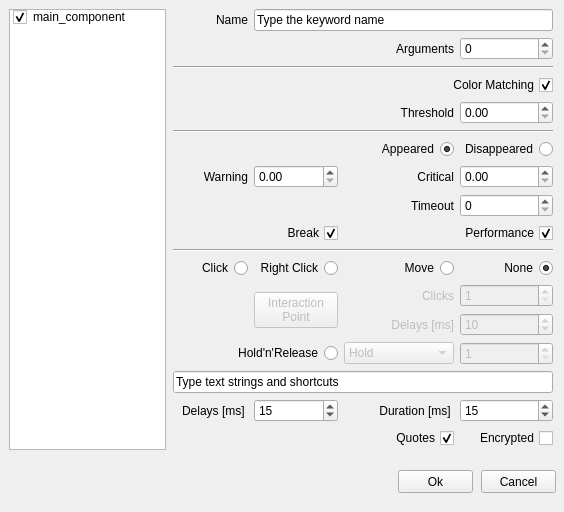
<?xml version="1.0" encoding="UTF-8"?>
<ui version="4.0">
 <class>Form</class>
 <widget class="QWidget" name="Form">
  <property name="geometry">
   <rect>
    <x>0</x>
    <y>0</y>
    <width>564</width>
    <height>512</height>
   </rect>
  </property>
  <property name="windowTitle">
   <string>Alyvix - Image Finder</string>
  </property>
  <widget class="QPushButton" name="pushButtonCancel">
   <property name="geometry">
    <rect>
     <x>481</x>
     <y>470</y>
     <width>75</width>
     <height>23</height>
    </rect>
   </property>
   <property name="text">
    <string>Cancel</string>
   </property>
  </widget>
  <widget class="QPushButton" name="pushButtonOk">
   <property name="geometry">
    <rect>
     <x>398</x>
     <y>470</y>
     <width>75</width>
     <height>23</height>
    </rect>
   </property>
   <property name="text">
    <string>Ok</string>
   </property>
  </widget>
  <widget class="QLabel" name="label_line">
   <property name="geometry">
    <rect>
     <x>100</x>
     <y>10000</y>
     <width>61</width>
     <height>21</height>
    </rect>
   </property>
   <property name="text">
    <string>Begin Line</string>
   </property>
   <property name="alignment">
    <set>Qt::AlignRight|Qt::AlignTrailing|Qt::AlignVCenter</set>
   </property>
  </widget>
  <widget class="QListWidget" name="listWidgetBlocks">
   <property name="geometry">
    <rect>
     <x>482</x>
     <y>10000</y>
     <width>81</width>
     <height>261</height>
    </rect>
   </property>
  </widget>
  <widget class="QPushButton" name="pushButtonAddBlock">
   <property name="geometry">
    <rect>
     <x>300</x>
     <y>10000</y>
     <width>71</width>
     <height>23</height>
    </rect>
   </property>
   <property name="text">
    <string>Add Block</string>
   </property>
  </widget>
  <widget class="QTextEdit" name="textEditCustomLines">
   <property name="geometry">
    <rect>
     <x>18</x>
     <y>10000</y>
     <width>456</width>
     <height>221</height>
    </rect>
   </property>
   <property name="tabStopWidth">
    <number>80</number>
   </property>
   <property name="acceptRichText">
    <bool>false</bool>
   </property>
  </widget>
  <widget class="QPushButton" name="pushButtonRemoveBlock">
   <property name="geometry">
    <rect>
     <x>380</x>
     <y>10000</y>
     <width>91</width>
     <height>23</height>
    </rect>
   </property>
   <property name="text">
    <string>Remove Block</string>
   </property>
  </widget>
  <widget class="QSpinBox" name="spinBoxLine">
   <property name="geometry">
    <rect>
     <x>170</x>
     <y>10000</y>
     <width>121</width>
     <height>22</height>
    </rect>
   </property>
   <property name="minimum">
    <number>1</number>
   </property>
   <property name="maximum">
    <number>99999</number>
   </property>
  </widget>
  <widget class="QListWidget" name="listWidget">
   <property name="geometry">
    <rect>
     <x>9</x>
     <y>9</y>
     <width>157</width>
     <height>441</height>
    </rect>
   </property>
   <property name="selectionMode">
    <enum>QAbstractItemView::SingleSelection</enum>
   </property>
   <item>
    <property name="text">
     <string>main_component</string>
    </property>
    <property name="checkState">
     <enum>Checked</enum>
    </property>
   </item>
  </widget>
  <widget class="QWidget" name="widget" native="true">
   <property name="geometry">
    <rect>
     <x>173</x>
     <y>9</y>
     <width>381</width>
     <height>451</height>
    </rect>
   </property>
   <widget class="QWidget" name="gridLayoutWidget">
    <property name="geometry">
     <rect>
      <x>0</x>
      <y>0</y>
      <width>380</width>
      <height>441</height>
     </rect>
    </property>
    <layout class="QGridLayout" name="gridLayout">
     <item row="10" column="0" colspan="4">
      <widget class="Line" name="line_10">
       <property name="orientation">
        <enum>Qt::Horizontal</enum>
       </property>
      </widget>
     </item>
     <item row="4" column="0" colspan="3">
      <widget class="QLabel" name="threshold_label">
       <property name="text">
        <string>Threshold</string>
       </property>
       <property name="alignment">
        <set>Qt::AlignRight|Qt::AlignTrailing|Qt::AlignVCenter</set>
       </property>
      </widget>
     </item>
     <item row="6" column="3">
      <widget class="QRadioButton" name="wait_disapp_radio">
       <property name="layoutDirection">
        <enum>Qt::RightToLeft</enum>
       </property>
       <property name="text">
        <string>Disappeared</string>
       </property>
       <property name="checked">
        <bool>false</bool>
       </property>
       <attribute name="buttonGroup">
        <string notr="true">buttonGroup_5</string>
       </attribute>
      </widget>
     </item>
     <item row="9" column="2" colspan="2">
      <widget class="QCheckBox" name="checkBoxEnablePerformance">
       <property name="layoutDirection">
        <enum>Qt::RightToLeft</enum>
       </property>
       <property name="text">
        <string>Performance</string>
       </property>
       <property name="checked">
        <bool>true</bool>
       </property>
      </widget>
     </item>
     <item row="8" column="3">
      <widget class="QSpinBox" name="timeout_spinbox">
       <property name="maximum">
        <number>999999</number>
       </property>
      </widget>
     </item>
     <item row="8" column="2">
      <widget class="QLabel" name="timeout_label">
       <property name="text">
        <string>Timeout</string>
       </property>
       <property name="alignment">
        <set>Qt::AlignRight|Qt::AlignTrailing|Qt::AlignVCenter</set>
       </property>
      </widget>
     </item>
     <item row="11" column="0">
      <widget class="QRadioButton" name="clickRadio">
       <property name="layoutDirection">
        <enum>Qt::RightToLeft</enum>
       </property>
       <property name="text">
        <string>Click</string>
       </property>
       <attribute name="buttonGroup">
        <string notr="true">buttonGroup_2</string>
       </attribute>
      </widget>
     </item>
     <item row="14" column="3">
      <widget class="QSpinBox" name="holdreleaseSpinBox">
       <property name="enabled">
        <bool>false</bool>
       </property>
       <property name="minimum">
        <number>1</number>
       </property>
       <property name="maximum">
        <number>9999</number>
       </property>
      </widget>
     </item>
     <item row="13" column="2">
      <widget class="QLabel" name="labelClickDelay">
       <property name="enabled">
        <bool>false</bool>
       </property>
       <property name="text">
        <string>Delays [ms]</string>
       </property>
       <property name="alignment">
        <set>Qt::AlignRight|Qt::AlignTrailing|Qt::AlignVCenter</set>
       </property>
      </widget>
     </item>
     <item row="7" column="2">
      <widget class="QLabel" name="labelCritical">
       <property name="text">
        <string>Critical</string>
       </property>
       <property name="alignment">
        <set>Qt::AlignRight|Qt::AlignTrailing|Qt::AlignVCenter</set>
       </property>
      </widget>
     </item>
     <item row="11" column="2">
      <widget class="QRadioButton" name="movemouseRadio">
       <property name="layoutDirection">
        <enum>Qt::RightToLeft</enum>
       </property>
       <property name="text">
        <string>Move</string>
       </property>
       <property name="checked">
        <bool>false</bool>
       </property>
       <attribute name="buttonGroup">
        <string notr="true">buttonGroup_2</string>
       </attribute>
      </widget>
     </item>
     <item row="14" column="0" colspan="2">
      <widget class="QRadioButton" name="holdreleaseRadio">
       <property name="layoutDirection">
        <enum>Qt::RightToLeft</enum>
       </property>
       <property name="text">
        <string>Hold'n'Release</string>
       </property>
       <attribute name="buttonGroup">
        <string notr="true">buttonGroup_2</string>
       </attribute>
      </widget>
     </item>
     <item row="6" column="0" colspan="3">
      <widget class="QRadioButton" name="wait_radio">
       <property name="layoutDirection">
        <enum>Qt::RightToLeft</enum>
       </property>
       <property name="text">
        <string>Appeared</string>
       </property>
       <property name="checked">
        <bool>true</bool>
       </property>
       <attribute name="buttonGroup">
        <string notr="true">buttonGroup_5</string>
       </attribute>
      </widget>
     </item>
     <item row="1" column="3">
      <widget class="QSpinBox" name="spinBoxArgs"/>
     </item>
     <item row="1" column="2">
      <widget class="QLabel" name="labelArgs">
       <property name="text">
        <string>Arguments</string>
       </property>
       <property name="alignment">
        <set>Qt::AlignRight|Qt::AlignTrailing|Qt::AlignVCenter</set>
       </property>
      </widget>
     </item>
     <item row="12" column="1" rowspan="2">
      <widget class="QPushButton" name="pushButtonXYoffset">
       <property name="enabled">
        <bool>false</bool>
       </property>
       <property name="text">
        <string>Interaction
Point</string>
       </property>
      </widget>
     </item>
     <item row="2" column="0" colspan="4">
      <widget class="Line" name="line_3">
       <property name="orientation">
        <enum>Qt::Horizontal</enum>
       </property>
      </widget>
     </item>
     <item row="0" column="1" colspan="3">
      <widget class="QLineEdit" name="namelineedit">
       <property name="text">
        <string>Type the keyword name</string>
       </property>
      </widget>
     </item>
     <item row="15" column="0" colspan="4">
      <widget class="QLineEdit" name="inserttext">
       <property name="text">
        <string>Type text strings and shortcuts</string>
       </property>
      </widget>
     </item>
     <item row="11" column="1">
      <widget class="QRadioButton" name="rightclickRadio">
       <property name="layoutDirection">
        <enum>Qt::RightToLeft</enum>
       </property>
       <property name="text">
        <string>Right Click</string>
       </property>
       <attribute name="buttonGroup">
        <string notr="true">buttonGroup_2</string>
       </attribute>
      </widget>
     </item>
     <item row="0" column="0">
      <widget class="QLabel" name="labelName">
       <property name="layoutDirection">
        <enum>Qt::LeftToRight</enum>
       </property>
       <property name="text">
        <string>Name</string>
       </property>
       <property name="alignment">
        <set>Qt::AlignRight|Qt::AlignTrailing|Qt::AlignVCenter</set>
       </property>
      </widget>
     </item>
     <item row="7" column="3">
      <widget class="QDoubleSpinBox" name="doubleSpinBoxCritical">
       <property name="maximum">
        <double>9999.989999999999782</double>
       </property>
       <property name="singleStep">
        <double>1.000000000000000</double>
       </property>
      </widget>
     </item>
     <item row="4" column="3">
      <widget class="QDoubleSpinBox" name="doubleSpinBoxThreshold">
       <property name="maximum">
        <double>1.000000000000000</double>
       </property>
       <property name="singleStep">
        <double>0.050000000000000</double>
       </property>
      </widget>
     </item>
     <item row="12" column="3">
      <widget class="QSpinBox" name="clicknumber_spinbox">
       <property name="enabled">
        <bool>false</bool>
       </property>
       <property name="minimum">
        <number>1</number>
       </property>
      </widget>
     </item>
     <item row="16" column="0">
      <widget class="QLabel" name="labelSendKeysDelay">
       <property name="text">
        <string>Delays [ms] </string>
       </property>
       <property name="alignment">
        <set>Qt::AlignRight|Qt::AlignTrailing|Qt::AlignVCenter</set>
       </property>
      </widget>
     </item>
     <item row="7" column="0">
      <widget class="QLabel" name="labelWarning">
       <property name="text">
        <string>Warning</string>
       </property>
       <property name="alignment">
        <set>Qt::AlignRight|Qt::AlignTrailing|Qt::AlignVCenter</set>
       </property>
      </widget>
     </item>
     <item row="9" column="0" colspan="2">
      <widget class="QCheckBox" name="timeout_exception">
       <property name="layoutDirection">
        <enum>Qt::RightToLeft</enum>
       </property>
       <property name="text">
        <string>Break</string>
       </property>
       <property name="checked">
        <bool>true</bool>
       </property>
      </widget>
     </item>
     <item row="14" column="2">
      <widget class="QComboBox" name="holdreleaseComboBox">
       <property name="enabled">
        <bool>false</bool>
       </property>
       <item>
        <property name="text">
         <string>Hold</string>
        </property>
       </item>
       <item>
        <property name="text">
         <string>Release</string>
        </property>
       </item>
       <item>
        <property name="text">
         <string>Release Up</string>
        </property>
       </item>
       <item>
        <property name="text">
         <string>Release Down</string>
        </property>
       </item>
       <item>
        <property name="text">
         <string>Release Left</string>
        </property>
       </item>
       <item>
        <property name="text">
         <string>Release Right</string>
        </property>
       </item>
      </widget>
     </item>
     <item row="5" column="0" colspan="4">
      <widget class="Line" name="line_8">
       <property name="orientation">
        <enum>Qt::Horizontal</enum>
       </property>
      </widget>
     </item>
     <item row="11" column="3">
      <widget class="QRadioButton" name="dontclickRadio">
       <property name="layoutDirection">
        <enum>Qt::RightToLeft</enum>
       </property>
       <property name="text">
        <string>None</string>
       </property>
       <property name="checked">
        <bool>true</bool>
       </property>
       <attribute name="buttonGroup">
        <string notr="true">buttonGroup_2</string>
       </attribute>
      </widget>
     </item>
     <item row="16" column="2">
      <widget class="QLabel" name="labelSendKeysDuration">
       <property name="text">
        <string>Duration [ms] </string>
       </property>
       <property name="alignment">
        <set>Qt::AlignRight|Qt::AlignTrailing|Qt::AlignVCenter</set>
       </property>
      </widget>
     </item>
     <item row="17" column="2">
      <widget class="QCheckBox" name="add_quotes">
       <property name="layoutDirection">
        <enum>Qt::RightToLeft</enum>
       </property>
       <property name="text">
        <string>Quotes</string>
       </property>
       <property name="checked">
        <bool>true</bool>
       </property>
      </widget>
     </item>
     <item row="16" column="1">
      <widget class="QSpinBox" name="spinBoxSendKeysDelay">
       <property name="maximum">
        <number>60000</number>
       </property>
       <property name="value">
        <number>15</number>
       </property>
      </widget>
     </item>
     <item row="17" column="3">
      <widget class="QCheckBox" name="text_encrypted">
       <property name="layoutDirection">
        <enum>Qt::RightToLeft</enum>
       </property>
       <property name="text">
        <string> Encrypted</string>
       </property>
       <property name="checked">
        <bool>false</bool>
       </property>
      </widget>
     </item>
     <item row="7" column="1">
      <widget class="QDoubleSpinBox" name="doubleSpinBoxWarning">
       <property name="maximum">
        <double>9999.989999999999782</double>
       </property>
       <property name="singleStep">
        <double>1.000000000000000</double>
       </property>
      </widget>
     </item>
     <item row="12" column="2">
      <widget class="QLabel" name="labelClickNumber">
       <property name="enabled">
        <bool>false</bool>
       </property>
       <property name="text">
        <string>Clicks</string>
       </property>
       <property name="alignment">
        <set>Qt::AlignRight|Qt::AlignTrailing|Qt::AlignVCenter</set>
       </property>
      </widget>
     </item>
     <item row="13" column="3">
      <widget class="QSpinBox" name="clickdelay_spinbox">
       <property name="enabled">
        <bool>false</bool>
       </property>
       <property name="minimum">
        <number>1</number>
       </property>
       <property name="maximum">
        <number>60000</number>
       </property>
       <property name="value">
        <number>10</number>
       </property>
      </widget>
     </item>
     <item row="16" column="3">
      <widget class="QSpinBox" name="spinBoxSendKeysDuration">
       <property name="maximum">
        <number>60000</number>
       </property>
       <property name="value">
        <number>15</number>
       </property>
      </widget>
     </item>
     <item row="3" column="2" colspan="2">
      <widget class="QCheckBox" name="checkBoxMatchColors">
       <property name="layoutDirection">
        <enum>Qt::RightToLeft</enum>
       </property>
       <property name="text">
        <string>Color Matching</string>
       </property>
       <property name="checked">
        <bool>true</bool>
       </property>
      </widget>
     </item>
    </layout>
   </widget>
  </widget>
  <widget class="QWidget" name="widget_2" native="true">
   <property name="geometry">
    <rect>
     <x>173</x>
     <y>9000</y>
     <width>381</width>
     <height>301</height>
    </rect>
   </property>
   <widget class="QWidget" name="gridLayoutWidget_2">
    <property name="geometry">
     <rect>
      <x>0</x>
      <y>0</y>
      <width>380</width>
      <height>291</height>
     </rect>
    </property>
    <layout class="QGridLayout" name="gridLayout_2">
     <item row="3" column="3">
      <widget class="QRadioButton" name="dontclickRadio_2">
       <property name="layoutDirection">
        <enum>Qt::RightToLeft</enum>
       </property>
       <property name="text">
        <string>None</string>
       </property>
       <property name="checked">
        <bool>true</bool>
       </property>
       <attribute name="buttonGroup">
        <string notr="true">buttonGroup_4</string>
       </attribute>
      </widget>
     </item>
     <item row="4" column="2">
      <widget class="QLabel" name="labelClickNumber_2">
       <property name="enabled">
        <bool>false</bool>
       </property>
       <property name="text">
        <string>Clicks</string>
       </property>
       <property name="alignment">
        <set>Qt::AlignRight|Qt::AlignTrailing|Qt::AlignVCenter</set>
       </property>
      </widget>
     </item>
     <item row="6" column="2">
      <widget class="QComboBox" name="holdreleaseComboBox_2">
       <property name="enabled">
        <bool>false</bool>
       </property>
       <item>
        <property name="text">
         <string>Hold</string>
        </property>
       </item>
       <item>
        <property name="text">
         <string>Release</string>
        </property>
       </item>
       <item>
        <property name="text">
         <string>Release Up</string>
        </property>
       </item>
       <item>
        <property name="text">
         <string>Release Down</string>
        </property>
       </item>
       <item>
        <property name="text">
         <string>Release Left</string>
        </property>
       </item>
       <item>
        <property name="text">
         <string>Release Right</string>
        </property>
       </item>
      </widget>
     </item>
     <item row="9" column="3">
      <widget class="QCheckBox" name="text_encrypted_2">
       <property name="layoutDirection">
        <enum>Qt::RightToLeft</enum>
       </property>
       <property name="text">
        <string>Encrypted</string>
       </property>
       <property name="checked">
        <bool>false</bool>
       </property>
      </widget>
     </item>
     <item row="5" column="2">
      <widget class="QLabel" name="labelClickDelay_2">
       <property name="enabled">
        <bool>false</bool>
       </property>
       <property name="text">
        <string>Delays [ms]</string>
       </property>
       <property name="alignment">
        <set>Qt::AlignRight|Qt::AlignTrailing|Qt::AlignVCenter</set>
       </property>
      </widget>
     </item>
     <item row="4" column="1" rowspan="2">
      <widget class="QPushButton" name="pushButtonXYoffset_2">
       <property name="enabled">
        <bool>false</bool>
       </property>
       <property name="text">
        <string>Interaction
Point</string>
       </property>
      </widget>
     </item>
     <item row="1" column="3">
      <widget class="QDoubleSpinBox" name="doubleSpinBoxThreshold_2">
       <property name="maximum">
        <double>1.000000000000000</double>
       </property>
       <property name="singleStep">
        <double>0.050000000000000</double>
       </property>
      </widget>
     </item>
     <item row="5" column="3">
      <widget class="QSpinBox" name="clickdelay_spinbox_2">
       <property name="enabled">
        <bool>false</bool>
       </property>
       <property name="minimum">
        <number>1</number>
       </property>
       <property name="maximum">
        <number>60000</number>
       </property>
       <property name="value">
        <number>10</number>
       </property>
      </widget>
     </item>
     <item row="3" column="2">
      <widget class="QRadioButton" name="movemouseRadio_2">
       <property name="layoutDirection">
        <enum>Qt::RightToLeft</enum>
       </property>
       <property name="text">
        <string>Move</string>
       </property>
       <property name="checked">
        <bool>false</bool>
       </property>
       <attribute name="buttonGroup">
        <string notr="true">buttonGroup_4</string>
       </attribute>
      </widget>
     </item>
     <item row="6" column="0" colspan="2">
      <widget class="QRadioButton" name="holdreleaseRadio_2">
       <property name="layoutDirection">
        <enum>Qt::RightToLeft</enum>
       </property>
       <property name="text">
        <string>Hold'n'Release</string>
       </property>
       <attribute name="buttonGroup">
        <string notr="true">buttonGroup_4</string>
       </attribute>
      </widget>
     </item>
     <item row="8" column="2">
      <widget class="QLabel" name="labelSendKeysDuration_2">
       <property name="text">
        <string>Duration [ms] </string>
       </property>
       <property name="alignment">
        <set>Qt::AlignRight|Qt::AlignTrailing|Qt::AlignVCenter</set>
       </property>
      </widget>
     </item>
     <item row="6" column="3">
      <widget class="QSpinBox" name="holdreleaseSpinBox_2">
       <property name="enabled">
        <bool>false</bool>
       </property>
       <property name="minimum">
        <number>1</number>
       </property>
       <property name="maximum">
        <number>9999</number>
       </property>
      </widget>
     </item>
     <item row="3" column="0">
      <widget class="QRadioButton" name="clickRadio_2">
       <property name="layoutDirection">
        <enum>Qt::RightToLeft</enum>
       </property>
       <property name="text">
        <string>Click</string>
       </property>
       <attribute name="buttonGroup">
        <string notr="true">buttonGroup_4</string>
       </attribute>
      </widget>
     </item>
     <item row="8" column="3">
      <widget class="QSpinBox" name="spinBoxSendKeysDuration_2">
       <property name="maximum">
        <number>60000</number>
       </property>
       <property name="value">
        <number>15</number>
       </property>
      </widget>
     </item>
     <item row="2" column="0" colspan="4">
      <widget class="Line" name="line_5">
       <property name="orientation">
        <enum>Qt::Horizontal</enum>
       </property>
      </widget>
     </item>
     <item row="4" column="3">
      <widget class="QSpinBox" name="clicknumber_spinbox_2">
       <property name="enabled">
        <bool>false</bool>
       </property>
       <property name="minimum">
        <number>1</number>
       </property>
      </widget>
     </item>
     <item row="7" column="0" colspan="4">
      <widget class="QLineEdit" name="inserttext_2">
       <property name="text">
        <string>Type text strings and shortcuts</string>
       </property>
      </widget>
     </item>
     <item row="8" column="1">
      <widget class="QSpinBox" name="spinBoxSendKeysDelay_2">
       <property name="maximum">
        <number>60000</number>
       </property>
       <property name="value">
        <number>15</number>
       </property>
      </widget>
     </item>
     <item row="9" column="2">
      <widget class="QCheckBox" name="add_quotes_2">
       <property name="layoutDirection">
        <enum>Qt::RightToLeft</enum>
       </property>
       <property name="text">
        <string>Quotes</string>
       </property>
       <property name="checked">
        <bool>true</bool>
       </property>
      </widget>
     </item>
     <item row="1" column="0" colspan="3">
      <widget class="QLabel" name="threshold_label_2">
       <property name="text">
        <string>Threshold</string>
       </property>
       <property name="alignment">
        <set>Qt::AlignRight|Qt::AlignTrailing|Qt::AlignVCenter</set>
       </property>
      </widget>
     </item>
     <item row="3" column="1">
      <widget class="QRadioButton" name="rightclickRadio_2">
       <property name="layoutDirection">
        <enum>Qt::RightToLeft</enum>
       </property>
       <property name="text">
        <string>Right Click</string>
       </property>
       <attribute name="buttonGroup">
        <string notr="true">buttonGroup_4</string>
       </attribute>
      </widget>
     </item>
     <item row="8" column="0">
      <widget class="QLabel" name="labelSendKeysDelay_2">
       <property name="text">
        <string>Delays [ms] </string>
       </property>
       <property name="alignment">
        <set>Qt::AlignRight|Qt::AlignTrailing|Qt::AlignVCenter</set>
       </property>
      </widget>
     </item>
     <item row="0" column="2" colspan="2">
      <widget class="QCheckBox" name="checkBoxMatchColors_2">
       <property name="layoutDirection">
        <enum>Qt::RightToLeft</enum>
       </property>
       <property name="text">
        <string>Color Matching</string>
       </property>
       <property name="checked">
        <bool>true</bool>
       </property>
      </widget>
     </item>
    </layout>
   </widget>
  </widget>
  <widget class="QLabel" name="roi_width_label">
   <property name="geometry">
    <rect>
     <x>138</x>
     <y>10000</y>
     <width>89</width>
     <height>20</height>
    </rect>
   </property>
   <property name="text">
    <string>Roi Width</string>
   </property>
   <property name="alignment">
    <set>Qt::AlignRight|Qt::AlignTrailing|Qt::AlignVCenter</set>
   </property>
  </widget>
  <widget class="QLabel" name="roi_height_label">
   <property name="geometry">
    <rect>
     <x>327</x>
     <y>10000</y>
     <width>94</width>
     <height>20</height>
    </rect>
   </property>
   <property name="text">
    <string>Roi Height</string>
   </property>
   <property name="alignment">
    <set>Qt::AlignRight|Qt::AlignTrailing|Qt::AlignVCenter</set>
   </property>
  </widget>
  <widget class="Line" name="line_9">
   <property name="geometry">
    <rect>
     <x>138</x>
     <y>10000</y>
     <width>378</width>
     <height>3</height>
    </rect>
   </property>
   <property name="orientation">
    <enum>Qt::Horizontal</enum>
   </property>
  </widget>
  <widget class="QSpinBox" name="roi_height_spinbox">
   <property name="geometry">
    <rect>
     <x>427</x>
     <y>10000</y>
     <width>89</width>
     <height>20</height>
    </rect>
   </property>
   <property name="maximum">
    <number>9999</number>
   </property>
  </widget>
  <widget class="QSpinBox" name="roi_y_spinbox">
   <property name="geometry">
    <rect>
     <x>427</x>
     <y>10000</y>
     <width>89</width>
     <height>20</height>
    </rect>
   </property>
   <property name="minimum">
    <number>-9999</number>
   </property>
   <property name="maximum">
    <number>9999</number>
   </property>
  </widget>
  <widget class="QSpinBox" name="roi_width_spinbox">
   <property name="geometry">
    <rect>
     <x>233</x>
     <y>10000</y>
     <width>88</width>
     <height>20</height>
    </rect>
   </property>
   <property name="maximum">
    <number>9999</number>
   </property>
  </widget>
  <widget class="QLabel" name="roi_y_label">
   <property name="geometry">
    <rect>
     <x>327</x>
     <y>10000</y>
     <width>94</width>
     <height>20</height>
    </rect>
   </property>
   <property name="text">
    <string>Roi Y</string>
   </property>
   <property name="alignment">
    <set>Qt::AlignRight|Qt::AlignTrailing|Qt::AlignVCenter</set>
   </property>
  </widget>
  <widget class="QSpinBox" name="roi_x_spinbox">
   <property name="geometry">
    <rect>
     <x>233</x>
     <y>10000</y>
     <width>88</width>
     <height>20</height>
    </rect>
   </property>
   <property name="minimum">
    <number>-9999</number>
   </property>
   <property name="maximum">
    <number>9999</number>
   </property>
  </widget>
  <widget class="QLabel" name="roi_x_label">
   <property name="geometry">
    <rect>
     <x>138</x>
     <y>10000</y>
     <width>89</width>
     <height>20</height>
    </rect>
   </property>
   <property name="text">
    <string>Roi X</string>
   </property>
   <property name="alignment">
    <set>Qt::AlignRight|Qt::AlignTrailing|Qt::AlignVCenter</set>
   </property>
  </widget>
  <widget class="QRadioButton" name="find_radio">
   <property name="geometry">
    <rect>
     <x>80</x>
     <y>7800</y>
     <width>88</width>
     <height>17</height>
    </rect>
   </property>
   <property name="layoutDirection">
    <enum>Qt::RightToLeft</enum>
   </property>
   <property name="text">
    <string>Find</string>
   </property>
   <attribute name="buttonGroup">
    <string notr="true">buttonGroup_5</string>
   </attribute>
  </widget>
 </widget>
 <resources/>
 <connections/>
 <buttongroups>
  <buttongroup name="buttonGroup_2"/>
  <buttongroup name="buttonGroup_4"/>
  <buttongroup name="buttonGroup_5"/>
 </buttongroups>
</ui>
